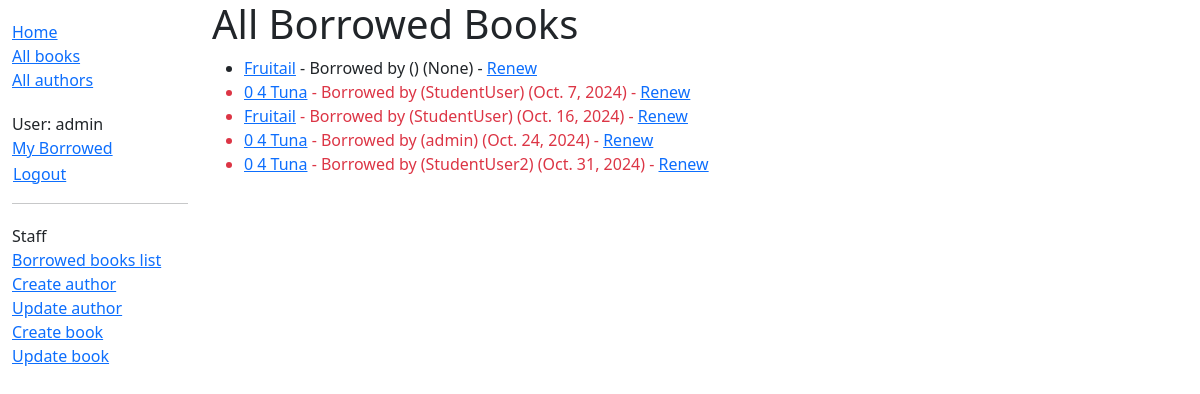
Before: /catalog/loaned/ (signed in) with the older database file.
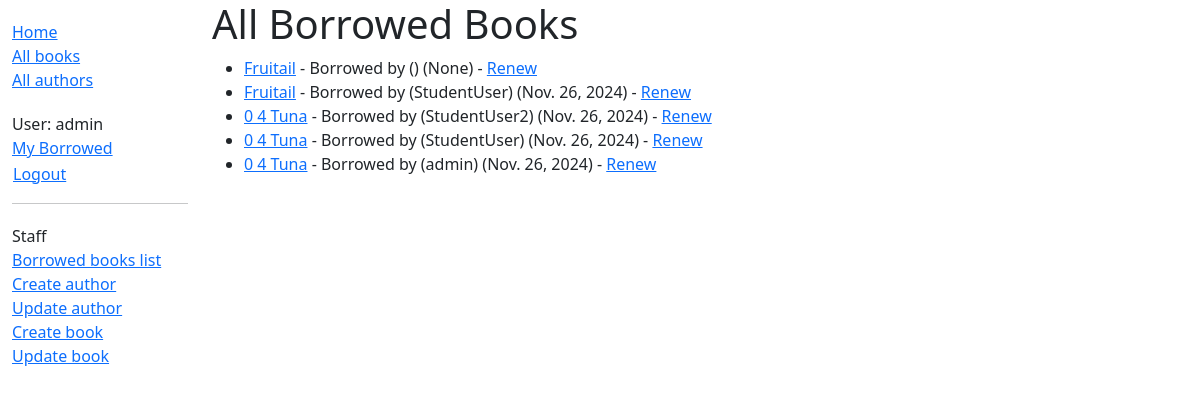
After: the same page with the newer database file.
### catalog/models.py (models this page shows, shortened)
class BookInstance(models.Model):
    id = models.UUIDField(primary_key=True, default=uuid.uuid4,
                          help_text="Unique ID for this particular book across whole library")
    book = models.ForeignKey('Book', on_delete=models.RESTRICT, null=True)
    imprint = models.CharField(max_length=200)
    due_back = models.DateField(null=True, blank=True)
    borrower = models.ForeignKey(settings.AUTH_USER_MODEL, on_delete=models.SET_NULL, null=True, blank=True)
    LOAN_STATUS = (
        ('m', 'Maintenance'),
        ('o', 'On loan'),
        ('a', 'Available'),
        ('r', 'Reserved'),
    )
    status = models.CharField(
        max_length=1,
        choices=LOAN_STATUS,
        blank=True,
        default='m',
        help_text='Book availability',
    )
    class Meta:
        ordering = ['due_back']
        permissions = (("can_mark_returned", "Set book as returned"),)
    def display_status(self):
        """String representing the status of the book instance. in admin page"""
        return f'{self.status}'
    display_status.short_description = 'Status'
    def display_expected_return_date(self):
        """String representing the expected return date of the book instance. in admin page"""
        return f'{self.due_back}'
    display_expected_return_date.short_description = 'Due Back'
    @property
    def is_overdue(self):
        return bool(self.due_back and date.today() > self.due_back)

class Book(models.Model):
    title = models.CharField(max_length=200)
    author = models.ForeignKey('Author', on_delete=models.RESTRICT, null=True)
    summary = models.TextField(
        max_length=1000, help_text="Enter a brief description of the book")
    isbn = models.CharField('ISBN', max_length=13,
                            unique=True,
                            help_text='13 Character <a href=\
                                "https://www.isbn-international.org/content/what-isbn'
                                      '">ISBN number</a>')
    genre = models.ManyToManyField(
        Genre, help_text="Select a genre for this book")
    def display_genre(self):
        """Create a string for the Genre. This is required to display genre in Admin."""
        return ', '.join(genre.name for genre in self.genre.all()[:3])
    display_genre.short_description = 'Genre'

### catalog/views.py (the view)
# urls.py: path('loaned/', views.LibrariansView.as_view(), name='all-borrowed'),  # Added for challenge
class LibrariansView(LoginRequiredMixin, PermissionRequiredMixin, generic.ListView):
    model = BookInstance
    template_name = 'catalog/librarian_view.html'
    paginate_by = 10
    permission_required = 'catalog.can_mark_returned'
    def get_queryset(self):
        return BookInstance.objects.filter(status__exact='o').order_by('due_back')

### catalog/templates/catalog/librarian_view.html
{% extends "base_generic.html" %}
{% block content %}
  <h1>All Borrowed Books</h1>
  {% if bookinstance_list %}
    <ul>
      {% for book_instance in bookinstance_list %}
        <li class="{% if book_instance.is_overdue %}text-danger{% endif %}">
          <a href="{% url 'book-detail' book_instance.book.pk %}">{{ book_instance.book.title }}</a> - Borrowed by {{ book_instance.borrower.get_full_name }} ({{ book_instance.borrower.username }}) ({{ book_instance.due_back }})
          {% if perms.catalog.can_mark_returned %}
          - <a href="{% url 'renew-book-librarian' pk=book_instance.id %}">Renew</a>{% endif %}
        </li>
      {% endfor %}
    </ul>
  {% else %}
    <p>No books are currently borrowed.</p>
  {% endif %}
{% endblock %}

### catalog/templates/base_generic.html (shortened to what this page needs)
<!DOCTYPE html>
<html lang="en">
  <head>
    <link
      href="https://cdn.jsdelivr.net/npm/bootstrap@5.3.3/dist/css/bootstrap.min.css"
      rel="stylesheet"
    />
    {% load static %}
    <link rel="stylesheet" href="{% static 'css/styles.css' %}" />
  </head>
  <body>
    <div class="container-fluid">
      <div class="row">
        <div class="col-sm-2">
          {% block sidebar %}
          <ul class="sidebar-nav">
            <li><a href="{% url 'index' %}">Home</a></li>
            <li><a href="{%url 'books' %}">All books</a></li>
            <li><a href="{%url 'authors'%}">All authors</a></li>
          </ul>
          <ul class="sidebar-nav">
            {% if user.is_authenticated %}
            <li>User: {{ user.get_username }}</li>
            <li><a href="{% url 'my-borrowed' %}">My Borrowed</a></li>
            <li>
              <form id="logout-form" method="post" action="{% url 'logout' %}">
                <button type="submit" class="btn btn-link">Logout</button>
              </form>
            </li>
            {%else%}
            <li><a href="{% url 'login' %}?next={{ request.path }}">Login</a></li>
            {% endif %}
          </ul>
          {% if user.is_staff%}
          <hr>
          <ul class="sidebar-nav">
            <li>Staff</li>
            <li><a href="{% url 'all-borrowed' %}">Borrowed books list</a></li>
            {% if perms.catalog.add_author %}
            <li><a href="{% url 'author-create' %}">Create author</a></li>
            {% endif %}
            {% if perms.catalog.change_author %}
            <li><a href="{% url 'authors'%}">Update author</a></li>
            {% endif %}
            {% if perms.catalog.add_book %}
            <li><a href="{% url 'book-create' %}">Create book</a></li>
            {% endif %}
            {% if perms.catalog.change_book %}
            <li><a href="{% url 'books'%}">Update book</a></li>
            {% endif %}
          </ul>
            {% endif %}
          {% endblock %}
        </div>
        <div class="col-sm-10">{% block content %}{% endblock %}
        </div>
      </div>
    </div>
  </body>
</html>

### catalog/static/css/styles.css (style rules this page uses)
.sidebar-nav { margin-top: 20px; padding: 0; list-style: none; }
#logout-form { display: inline; }
#logout-form button { padding: 0; margin: 0; }

Changed rows visible on the page:
changed BookInstance (number 2 of 5 on the later page): due_back "Oct. 16, 2024" → "Nov. 26, 2024"; moves up the list
changed BookInstance "StudentUser2": due_back "Oct. 31, 2024" → "Nov. 26, 2024"; moves up the list
changed BookInstance (number 4 of 5 on the later page): due_back "Oct. 7, 2024" → "Nov. 26, 2024"
changed BookInstance "admin": due_back "Oct. 24, 2024" → "Nov. 26, 2024"
